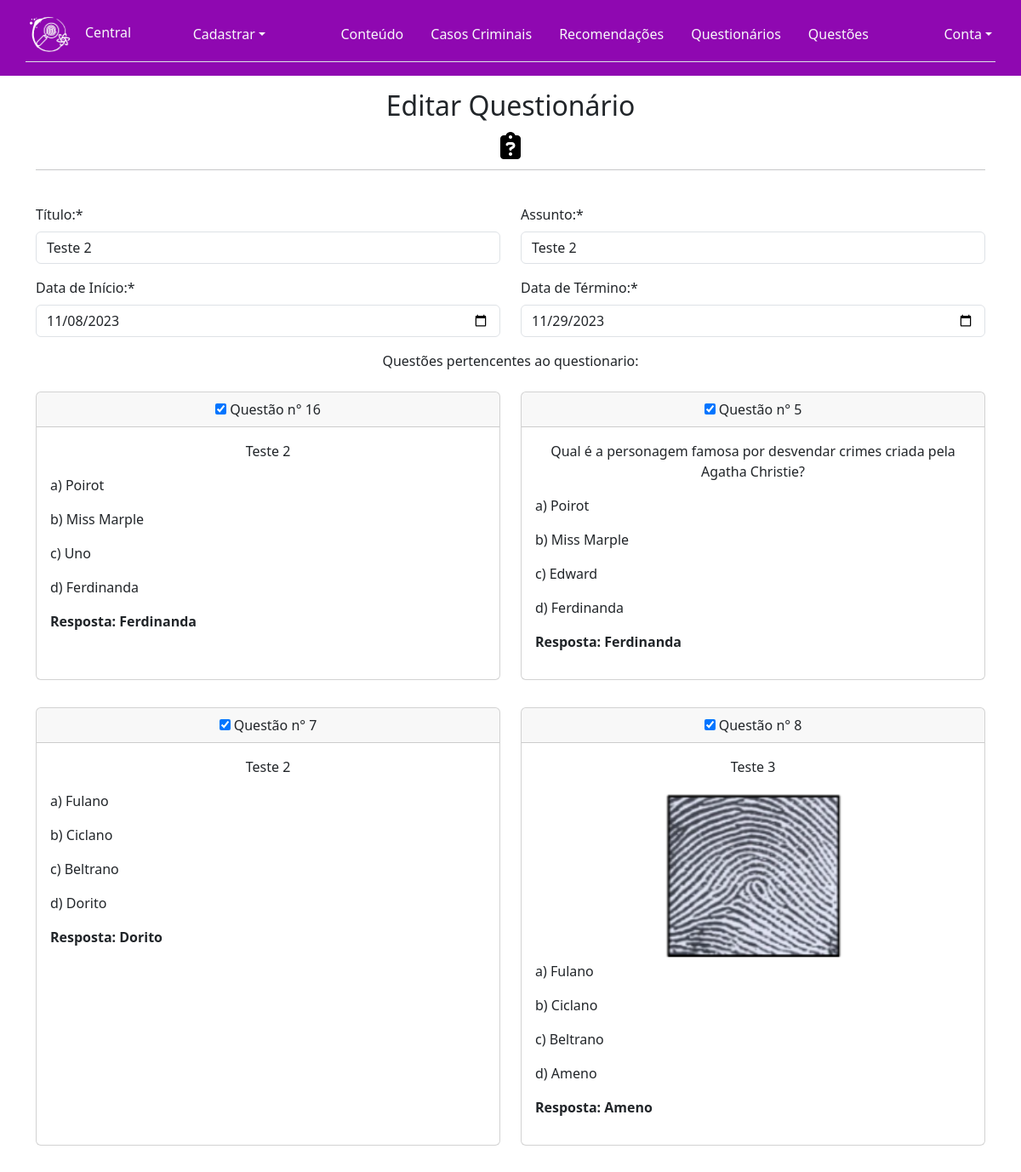
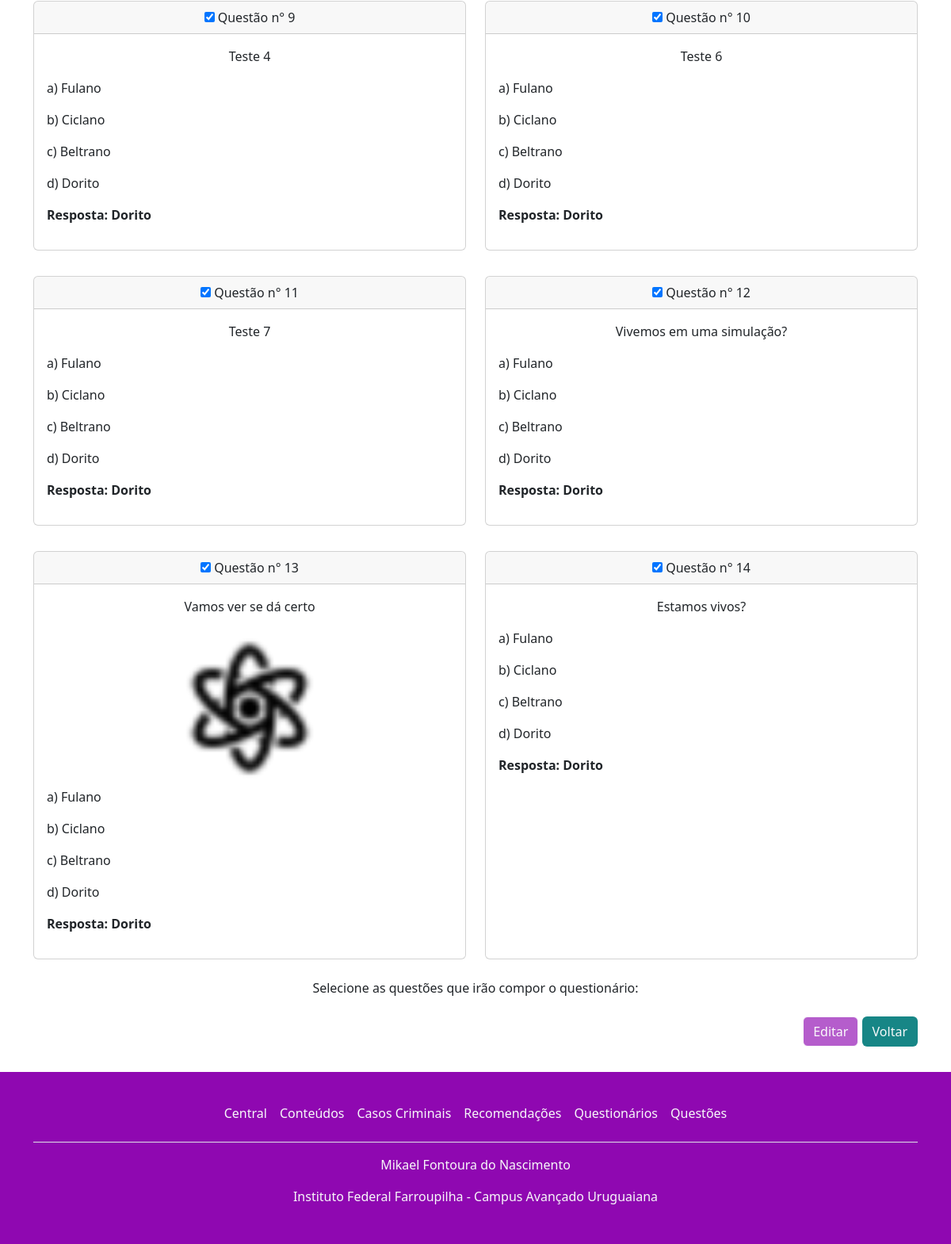
/edit_questionario.php?id_questionario=3 (signed in), run on the app's committed database (2 pictures, top to bottom).
### tables this page shows
CREATE TABLE `questionario` (
  `id_questionario` int(11) NOT NULL,
  `date_inic` date NOT NULL,
  `date_fin` date NOT NULL,
  `assunto` varchar(255) NOT NULL,
  `titulo_quest` varchar(100) NOT NULL
);

CREATE TABLE `contem` (
  `id_questionario` int(11) NOT NULL,
  `id_questao` int(11) NOT NULL
);

CREATE TABLE `questao` (
  `id_questao` int(11) NOT NULL,
  `enunciado` text NOT NULL,
  `imagem` varchar(255) DEFAULT NULL,
  `alt_correta` varchar(255) NOT NULL,
  `alt_1` varchar(255) NOT NULL,
  `alt_2` varchar(255) NOT NULL,
  `alt_3` varchar(255) NOT NULL,
  `alt_4` varchar(255) NOT NULL
);

### edit_questionario.php (the view, shortened to what this page needs)
<?php
include_once('controle.php');
$id_questionario = $_GET['id_questionario'];
$sql2 = "SELECT * FROM questionario WHERE id_questionario=$id_questionario";
$resultado = mysqli_query($conexao, $sql2);
$info_quest = mysqli_fetch_assoc($resultado);
$sql3 = "SELECT * FROM questao INNER JOIN contem ON questao.id_questao = contem.id_questao WHERE contem.id_questionario = $id_questionario";
$retorno = mysqli_query($conexao, $sql3);
$dados = mysqli_fetch_all($retorno, MYSQLI_ASSOC);
?>
<!DOCTYPE html>
<html lang="pt-BR">
<head>
    <link rel="stylesheet" href="https://cdnjs.cloudflare.com/ajax/libs/font-awesome/6.4.0/css/all.min.css" />
    <link rel="stylesheet" href="./assets/css/bootstrap.css">
    <link rel="stylesheet" href="./assets/css/pacote.css">
</head>
<body>
    <?php include_once('cabecalho.php'); ?>
    <main class="container pb-3">
        <div class="row">
            <div class="col">
                <div class="text-center py-3">
                    <h2 class="h2">Editar Questionário</h2>
                    <div class="m-3"><i class="fa-solid fa-clipboard-question fa-2xl" style="color: #000000;"></i></div>
                    <hr>
                </div>
            </div>
        </div>
        <div class="row">
            <div class="col">
                <form method="POST" action="processa_questionario.php">
                    <div class="row">
                        <div class="col-xl-6 py-2">
                            <label class="form-label">Título:*</label>
                            <input class="form-control" type="text" name="titulo" value="<?php echo $info_quest['titulo_quest']; ?>" required>
                        </div>
                        <div class="col-xl-6 py-2">
                            <label class="form-label">Assunto:*</label>
                            <input class="form-control" type="text" name="assunto" value="<?php echo $info_quest['assunto']; ?>" required>
                        </div>
                    </div>
                    <div class="row">
                        <div class="col-xl-6 py-2">
                            <label class="form-label">Data de Início:*</label>
                            <input class="form-control" type="date" name="data_inicio" value="<?php echo $info_quest['date_inic']; ?>" required>
                        </div>
                        <div class="col-xl-6 py-2">
                            <label class="form-label">Data de Término:*</label>
                            <input class="form-control" type="date" name="data_termino" value="<?php echo $info_quest['date_fin']; ?>" required>
                        </div>
                    </div>
                    <div class="row">
                        <div class="col-xl-12 py-2 text-center">
                            <span>Questões pertencentes ao questionario:</span>
                        </div>
                    </div>
                    <div class="row">
                    <?php
                        $limite = 2;
                        $count = 0;
                        foreach ($dados as $pergunta) :
                            $count++;
                        ?>
                            <div class="col-xl-6 py-3">
                                <div class="card text-center h-100">
                                    <div class="card-header">
                                        <input type="checkbox" id="checkbox" checked name="select_question[]" onclick="limitar()" value="<?php echo $pergunta['id_questao'] ?>"> Questão n° <?php echo $pergunta['id_questao']; ?>
                                    </div>
                                    <div class="card-body">
                                        <p class="card-text"><?php echo $pergunta['enunciado']; ?></p>
                                        <?php if (!empty($pergunta['imagem'])) : ?>
                                            <img src="<?php echo $pergunta['imagem'] ?>" height="200px" width="auto">
                                        <?php endif ?>
                                        <div class="text-start">
                                            <p><?php echo "a) " . $pergunta['alt_1'] ?></p>
                                            <p><?php echo "b) " . $pergunta['alt_2'] ?></p>
                                            <p><?php echo "c) " . $pergunta['alt_3'] ?></p>
                                            <p><?php echo "d) " . $pergunta['alt_4'] ?></p>
                                            <p><b>Resposta: <?php if ($pergunta['alt_correta'] == "alt1") {
                                                                echo $pergunta['alt_1'];
                                                            } elseif ($pergunta['alt_correta'] == "alt2") {
                                                                echo $pergunta['alt_2'];
                                                            } elseif ($pergunta['alt_correta'] == "alt3") {
                                                                echo $pergunta['alt_3'];
                                                            } else {
                                                                echo $pergunta['alt_4'];
                                                            } ?></b></p>
                                        </div>
                                    </div>
                                </div>
                            </div>
                            <?php if ($count == $limite) :
                                echo '</div>';
                                echo '<div class="row">';
                                $count = 0;
                            endif ?>
                        <?php endforeach ?>
                    </div>
                    <div class="row">
                        <div class="col-xl-12 py-2 text-center">
                            <span>Selecione as questões que irão compor o questionário:</span>
                        </div>
                    </div>
                    <div class="row">
                        <div class="col">
                            <div class="text-end py-3">
                                <button class="btn link-body-emphasis text-light" id="editar" type="submit" name="editar" style="background-color: var(--color-purple);" disabled>Editar</button>
                                <a class="btn link-body-emphasis text-light" href="list_questionario.php" style="background-color: var(--color-blue);">Voltar</a>
                            </div>
                        </div>
                    </div>
                </form>
            </div>
        </div>
    </main>
    <?php include_once('rodape.php') ?>
</body>
</html>

### assets/css/pacote.css (style rules this page uses)
:root { --color-white: rgb(253, 253, 253); --color-dark: rgb(34, 34, 34); --color-purple: rgb(143, 8, 177); --color-blue-dark: rgb(26, 7, 56); --color-blue: rgb(23, 134, 134); --color-red: rgb(179, 2, 2); --color-green: rgb(12, 143, 1); }

### data on the page
questionario: titulo "Teste 2", assunto "Teste 2", data_inicio "11/08/2023", data_termino "11/29/2023"
contem: id_questao "16", id_questao.enunciado "Teste 2", id_questao.alt_1 "Poirot", id_questao.alt_2 "Miss Marple", id_questao.alt_3 "Uno", id_questao.alt_4 "Ferdinanda"
contem: id_questao "5", id_questao.enunciado "Qual é a personagem famosa por desvendar crimes criada pela Agatha Christie?", id_questao.alt_1 "Poirot", id_questao.alt_2 "Miss Marple", id_questao.alt_3 "Edward", id_questao.alt_4 "Ferdinanda"
contem: id_questao "7", id_questao.enunciado "Teste 2", id_questao.alt_1 "Fulano", id_questao.alt_2 "Ciclano", id_questao.alt_3 "Beltrano", id_questao.alt_4 "Dorito"
contem: id_questao "8", id_questao.enunciado "Teste 3", id_questao.imagem (picture), id_questao.alt_1 "Fulano", id_questao.alt_2 "Ciclano", id_questao.alt_3 "Beltrano", id_questao.alt_4 "Ameno"
contem: id_questao "9", id_questao.enunciado "Teste 4", id_questao.alt_1 "Fulano", id_questao.alt_2 "Ciclano", id_questao.alt_3 "Beltrano", id_questao.alt_4 "Dorito"
contem: id_questao "10", id_questao.enunciado "Teste 6", id_questao.alt_1 "Fulano", id_questao.alt_2 "Ciclano", id_questao.alt_3 "Beltrano", id_questao.alt_4 "Dorito"
contem: id_questao "11", id_questao.enunciado "Teste 7", id_questao.alt_1 "Fulano", id_questao.alt_2 "Ciclano", id_questao.alt_3 "Beltrano", id_questao.alt_4 "Dorito"
contem: id_questao "12", id_questao.enunciado "Vivemos em uma simulação?", id_questao.alt_1 "Fulano", id_questao.alt_2 "Ciclano", id_questao.alt_3 "Beltrano", id_questao.alt_4 "Dorito"
contem: id_questao "13", id_questao.enunciado "Vamos ver se dá certo", id_questao.imagem (picture), id_questao.alt_1 "Fulano", id_questao.alt_2 "Ciclano", id_questao.alt_3 "Beltrano", id_questao.alt_4 "Dorito"
contem: id_questao "14", id_questao.enunciado "Estamos vivos?", id_questao.alt_1 "Fulano", id_questao.alt_2 "Ciclano", id_questao.alt_3 "Beltrano", id_questao.alt_4 "Dorito"
